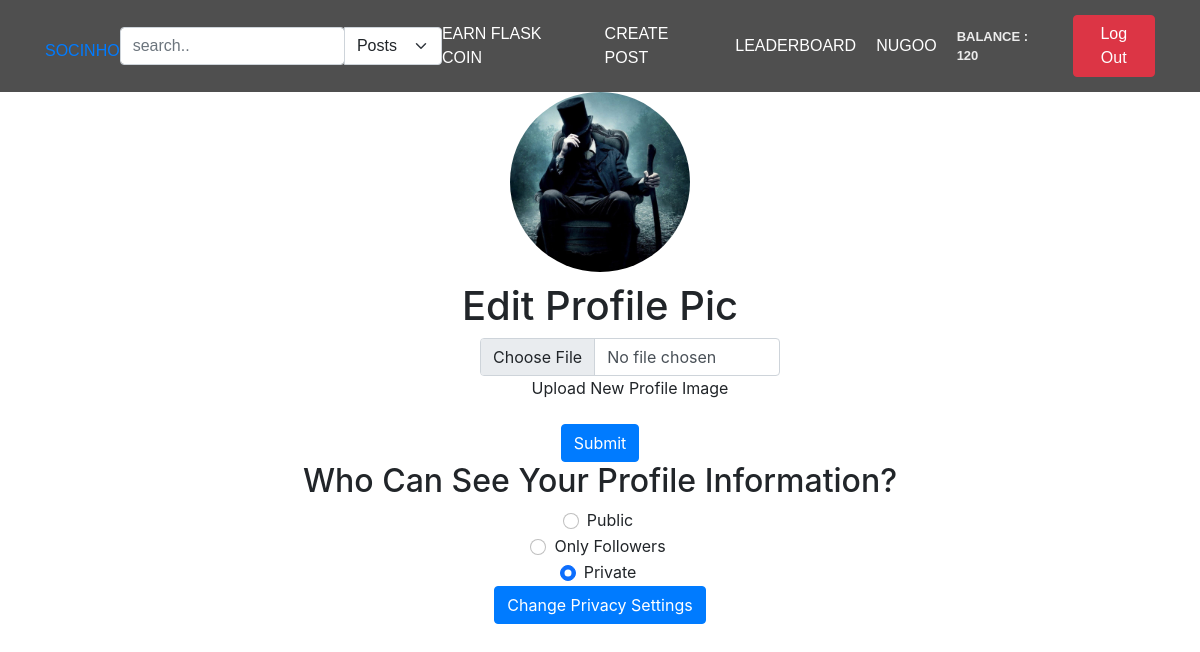
Screenshot of /user-settings (signed in) with the database file from the repository.
### app/main/models.py (models this page shows, shortened)
class User(db.Model, UserMixin):
    id = db.Column(db.Integer, primary_key=True)
    username = db.Column(db.String(80), unique=True)
    email = db.Column(db.String(50), nullable=False)
    password = db.Column(db.String(50), nullable=False)
    user_image = db.Column(db.String(80), default='static/pfp/default.png')
    flask_coin = db.Column(db.Integer, default=100)
    privacy = db.Column(db.String(50), default='public')

### app/main/views.py (the view)
@main_bp.route('/user-settings', methods=['GET', 'POST'])
@login_required
def user_settings():
    if request.method == 'GET':
        return render_template('user-settings.html')

### app/main/views.py (called while the page is built)
@login_manager.user_loader
def load_user(user_id):
    return User.query.get(user_id)

### app/main/templates/user-settings.html (shortened to what this page needs)
{% extends "main.html" %}
{% block content %}
<div style="text-align: center;">
    <img src="{{current_user.user_image}}" alt="pfp" width="180" height="180" style="border-radius: 50%;">
    <div style="text-align: center; margin-top: 10px;" >
        <form action="{{ url_for('main.change_pfp') }}" method="post" enctype="multipart/form-data">
            <h1 style="text-align: center;">Edit Profile Pic</h1>
            <div class="form-group" style="text-align: center; margin-left:40%; margin-right: 50%; width: 300px;">
                <input type="file" name="profile_picture" class="form-control" id="formFile" required>
                <label for="formFile" class="form-label">Upload New Profile Image</label>
            </div>
            <button type="submit" class="btn btn-primary">Submit</button>
        </form>
    </div>
</div>
<div style="text-align: center;">
    <h2>Who Can See Your Profile Information?</h2>
    <form action="{{ url_for('main.change_privacy') }}" method="post">
        <div class="form-check">
            {% if current_user.privacy == 'public' %}
                <input class="form-check-input" type="radio" name="info_privacy" id="flexRadioDefault1" value="public" checked>
            {% else %}
                <input class="form-check-input" type="radio" name="info_privacy" id="flexRadioDefault1" value="public">
            {% endif %}
            <label class="form-check-label" for="flexRadioDefault1">
            Public
            </label>
        </div>
        <div class="form-check">
            {% if current_user.privacy == 'followers' %}
                <input class="form-check-input" type="radio" name="info_privacy" id="flexRadioDefault2" value="followers" checked>
            {% else %}
                <input class="form-check-input" type="radio" name="info_privacy" id="flexRadioDefault2" value="followers">
            {% endif %}
            <label class="form-check-label" for="flexRadioDefault2">
            Only Followers
            </label>
        </div>
        <div class="form-check">
            {% if current_user.privacy == 'private' %}
                <input class="form-check-input" type="radio" name="info_privacy" id="flexRadioDefault3" value="private" checked>
            {% else %}
                <input class="form-check-input" type="radio" name="info_privacy" id="flexRadioDefault3" value="private">
            {% endif %}
            <label class="form-check-label" for="flexRadioDefault3">
            Private
            </label>
        </div>
        <div class="form-group" style="text-align: center;">
            <button class="btn btn-primary" type="submit">Change Privacy Settings</button>
        </div>
    </form>
</div>
{% endblock content %}

### app/main/templates/main.html (shortened to what this page needs)
<!DOCTYPE html>
<html lang="en">
<head>
    <link rel="stylesheet" href="https://cdn.jsdelivr.net/npm/bootstrap@5.0.0-alpha1/dist/css/bootstrap.min.css">
    <link rel="stylesheet" href="{{ url_for('static', filename='style.css') }}">
    <link rel="stylesheet" href="https://cdn.jsdelivr.net/npm/bootstrap@4.3.1/dist/css/bootstrap.min.css">
</head>
<body>
    <header class="main-header">
        <div class="container">
            <li class="socinho" ><a href="{{ url_for('main.index') }}">SOCINHO</a> </li>
            {% if current_user.is_authenticated %}
                <form action="{{ url_for('main.search') }}" method="post">
                    <div class="input-group">
                        <input  type="search" class="form-control rounded" placeholder="search.." aria-label="Search" aria-describedby="search-addon" name="search" required />
                        <select class="form-select" aria-label="Default select example" onchange="this.form.submit()" name="search_filter">
                            <option value="posts" >Posts</option>
                        </select>
                    </div>
                </form>
            {% endif %}
            <nav class="main-navigation">
                {% if current_user.username %}
                    <li><a href="{{ url_for('main.play_for_earn') }}">Earn Flask Coin </a></li>
                    <li><a href="/create-post" data-toggle="modal" data-target="#mymodal">Create Post</a></li>
                    <li><a href="/leaderboard">Leaderboard</a></li>
                    <li><a href="{{ url_for('main.user_profile') }}">{{current_user.username}}</a></li>
                    <li><p class="balance" style="margin: 0">Balance : {{ current_user.flask_coin }}</p>
                {% endif %}
            </nav>
            <div>
                {% if current_user.username %}
                    <li>
                        <form action="{{ url_for('main.logout') }}">
                            <button name="submit" type="submit" class="btn btn-danger">Log Out</button>
                        </form>
                    </li>
                {% endif %}
            </div>
        </div>
    </header>
    {% block content %}
    {% endblock %}
</body>
</html>

### app/main/static/style.css (style rules this page uses)
body { background-color: #000; }
body { background-color: rgb(156, 205, 226); }
li { list-style-type: none; }
.main-header { top: 0; padding: 15px; width: 100%; background-color: rgba(35, 35, 35, 0.8); z-index: 11; }
.main-header .container { font-family: "Source Sans Pro Bold", sans-serif; display: flex; align-items: center; justify-content: space-between; text-transform: uppercase; }
.main-header .container .main-navigation { transition: 1s height; text-transform: uppercase; display: flex; align-items: center; }
.main-header .container .main-navigation li { width: fit-content; margin-right: 20px; padding: 0; }
.main-header .container .main-navigation li a { font-size: 16px; color: white; -webkit-transition: 0.3s; -moz-transition: 0.3s; -o-transition: 0.3s; transition: 0.3s; }
.balance { font-size: 13px; font-weight: bold; color: #ececec; }
body { background-color:#545454; font-family: "Poppins", sans-serif; font-weight: 300; }
.rounded { width: 55% !important; }
.socinho { margin-top: 10px; }

### rows the page displays
User: username "NUGOO", flask_coin "120", user_image (picture)
